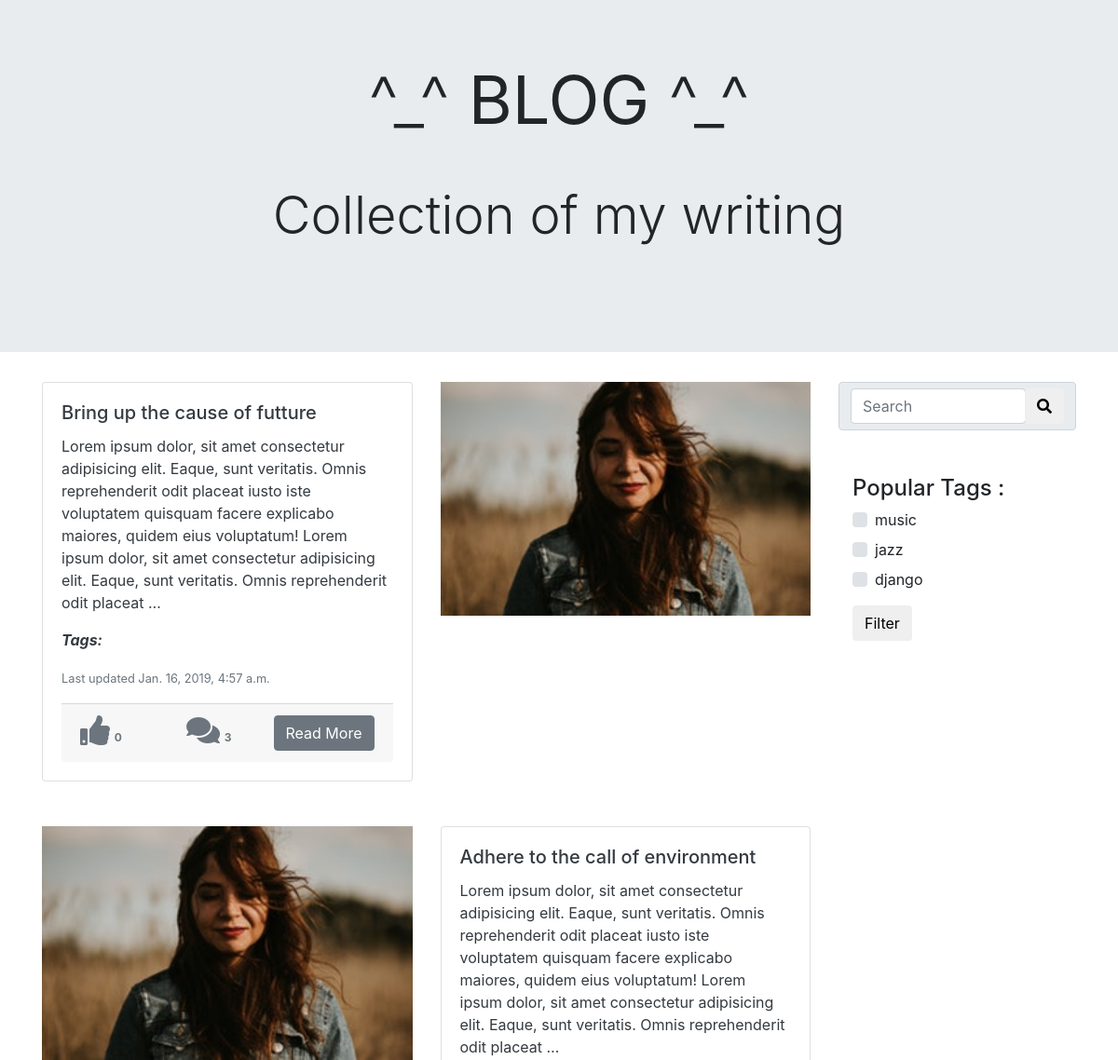
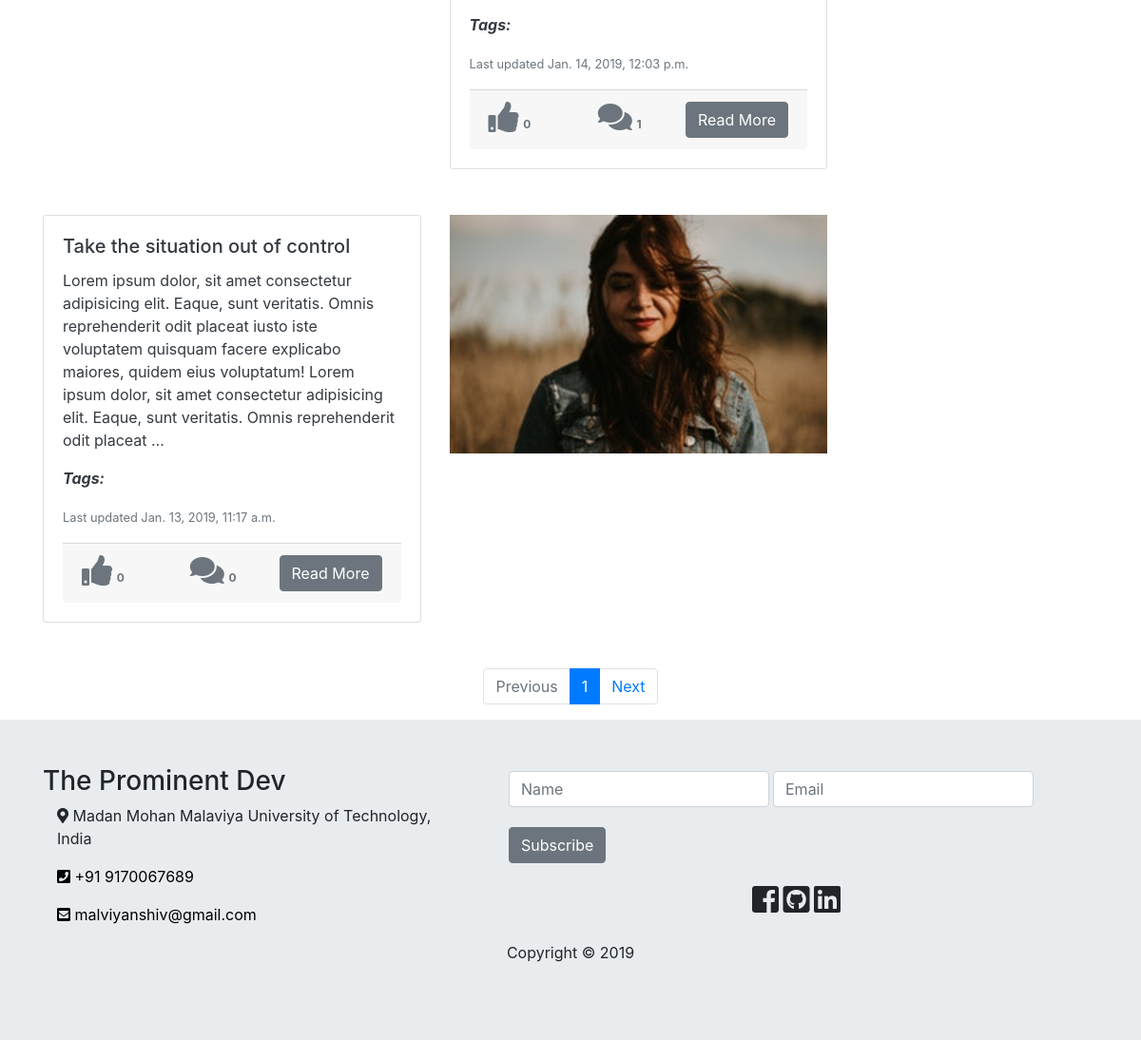
The page /blog/ on the database as committed earlier (2 pictures, top to bottom).
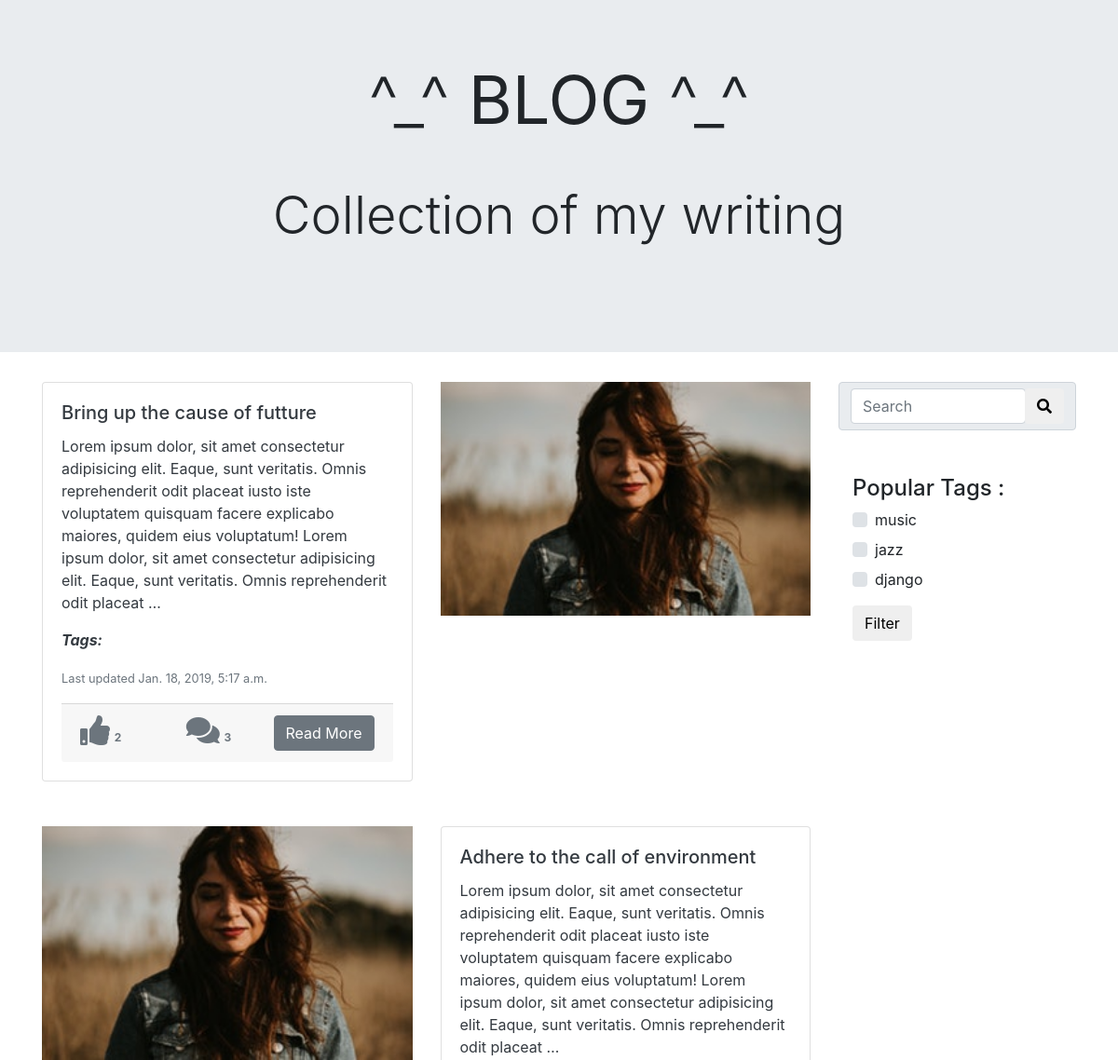
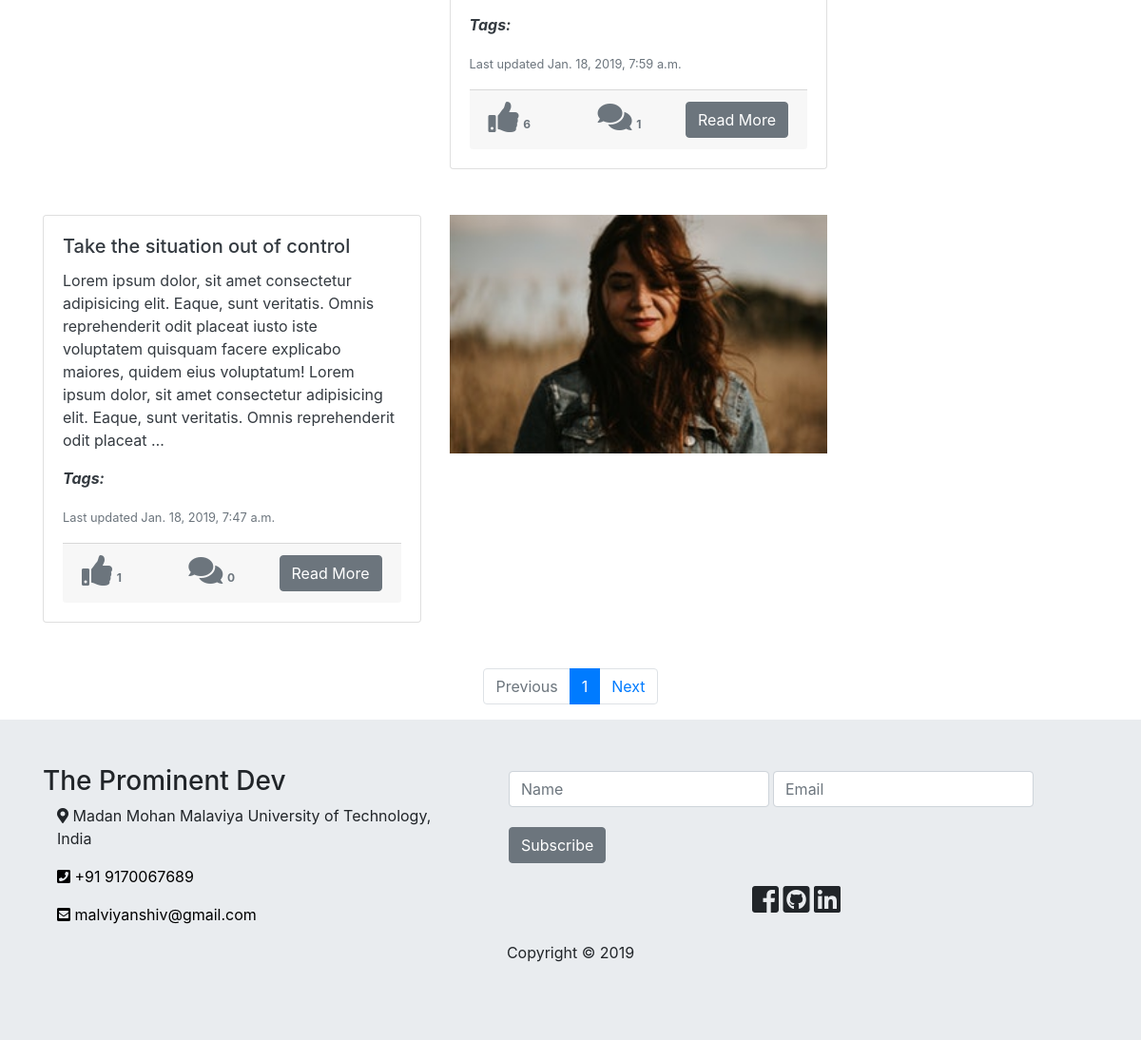
The same page on the database as committed later (2 pictures, top to bottom).
### blog/models.py (models this page shows, shortened)
class Post(models.Model):
    STATUS_CHOICES = (
        ('draft', 'Draft'),
        ('published', 'Published'),
    )
    title = models.CharField(max_length=250)
    slug = models.SlugField(unique_for_date="publish", max_length=250)
    author = models.ForeignKey(User, on_delete=models.CASCADE, related_name='blog_posts')
    body = models.TextField()
    tags = TaggableManager()
    publish = models.DateTimeField(default=timezone.now)
    created = models.DateTimeField(auto_now_add=True)
    updated = models.DateTimeField(auto_now=True)
    status = models.CharField(max_length=10, choices=STATUS_CHOICES, default='draft')
    like_count = models.IntegerField(default=0)
    comment_count = models.IntegerField(default=0)
    objects = models.Manager() # the default manager
    published = PublishedManager() # our custom manager
    class Meta:
        ordering = ('-publish',)
    def get_absolute_url(self):
        return reverse('blog:post_detail',
                        args=[ self.publish.day, self.publish.month, self.publish.year, self.slug])

### blog/views.py (the view)
# urls.py: path("", views.blog_home, name="blog_home"),
def blog_home(requests):
    object_list = Post.published.all()
    tag_list = requests.GET.getlist('tags[]')
    tag_list = Tag.objects.all().filter(slug__in=tag_list)
    tag_list = [a.id for a in tag_list]
    if tag_list:
        object_list = list(set(object_list.filter(tags__in=tag_list)))
    tags = Tag.objects.all()[:10]
    paginator = Paginator(object_list, 3)  # 3 posts in each page
    page = requests.GET.get('page')
    try:
        posts = paginator.page(page)
    except PageNotAnInteger:
        posts = paginator.page(1)
    except EmptyPage:
        posts = paginator.page(paginator.num_pages)
    return render(requests, "blog/index.html", {'posts':posts, 'tags':tags})

### blog/models.py (called while the page is built)
    def get_queryset(self):
        return super(PublishedManager, self).get_queryset().filter(status='published')

### blog/templates/blog/index.html (shortened to what this page needs)
{% load static %}
<!DOCTYPE html>
<html lang="en">
<head>
  <link rel="stylesheet" href="https://use.fontawesome.com/releases/v5.6.3/css/all.css"
 />
  <link rel="stylesheet" href="https://stackpath.bootstrapcdn.com/bootstrap/4.1.3/css/bootstrap.min.css"
 />
  <link rel="stylesheet" href="{% static './css/style.css' %}" />
</head>
<body>
  <div class="jumbotron jumbotron-fluid" id="main-section">
    <div class="container text-center">
      <h1 class="display-3">^_^&nbsp;<strong>BLOG</strong>&nbsp;^_^</h1>
      <p class="lead display-4 d-block my-5">Collection of my writing</p>
    </div>
  </div>
  <div class="container">
    <div class="row">
      <div class="col-lg-9">
          {% for post in posts %}
          <div class="row">
            {% if forloop.counter|divisibleby:2 %}
            <div class="col-lg-6">
              <img src="{% static 'img/card-top-1.jpg' %} " alt="Card Image" class="img-fluid w-100"/>
            </div>
            <div class="col-lg-6">
              <div class="card mb-5">
                <div class="card-body text-dark">
                  <h5 class="card-title">
                    {{ post.title }}
                  </h5>
                  <p class="card-text">
                    {{ post.body | truncatewords:40 }}
                  </p>
                  <p class="card-text">
                    <p><i><b>Tags:</b> {{ post.tags.all|join:", " }} </i></p>
                    <small class="text-muted">Last updated {{ post.updated }}</small>
                  </p>
                  <div class="card-footer text-secondary d-flex justify-content-between">
                    <a class="post-like mr-4" data-value="{{post.get_absolute_url}}/like" href="#"><i class="fas fa-thumbs-up fa-2x"></i><span class="badge">{{ post.like_count }}</span></a>
                    <a href="{{ post.get_absolute_url }}"><i class="fas fa-comments fa-2x"></i><span class="badge">{{ post.comment_count }}</span></a>
                    <a href="{{ post.get_absolute_url }}" class="btn btn-secondary">Read More</a>
                  </div>
                </div>
              </div>
            </div>
            {% else %}
              <div class="col-lg-6 order-1 order-lg-0">
                <div class="card mb-5">
                  <div class="card-body text-dark">
                    <h5 class="card-title">
                      {{ post.title }}
                    </h5>
                    <p class="card-text">
                      {{ post.body | truncatewords:40 }}
                    </p>
                    <p class="card-text">
                      <p><i><b>Tags:</b> {{ post.tags.all|join:", " }} </i></p>
                      <small class="text-muted">Last updated {{ post.updated }}</small>
                    </p>
                    <div class="card-footer text-secondary d-flex justify-content-between">
                      <a class="post-like mr-4" data-value="{{post.get_absolute_url}}/like" href="#"><i class="fas fa-thumbs-up fa-2x"></i><span class="badge">{{ post.like_count }}</span></a>
                      <a href="{{ post.get_absolute_url }}"><i class="fas fa-comments fa-2x"></i><span class="badge">{{post.comment_count }}</span></a>
                      <a href="{{ post.get_absolute_url }}" class="btn btn-secondary">Read More</a>
                    </div>
                  </div>
                </div>
              </div>
              <div class="col-lg-6 order-0 order-lg-1">
                <img src="{% static 'img/card-top-1.jpg' %} " alt="Card Image" class="img-fluid w-100"/>
              </div>
            {% endif %}
        </div>
        {% endfor %}
      </div>
      <div class="col-lg-3 d-none d-lg-block">
       <div class="container">
         <div class="row mb-5">
          <form action="">
           <div class="input-group">
             <div class="input-group-text">
              <input type="text" name="search" id="search" class="form-control" placeholder="Search">
              <div class="input-group-append">
                <button class="btn" type="submit"><i class="fas fa-search"></i></button>
              </div>
            </div>
           </div>
          </form>
         </div>
         <form action="" method="GET">
         <h4>Popular Tags :</h4>
         {% for tag in tags %}
          <div class="custom-control custom-checkbox mb-2">
            <label class="custom-control-label" for="{{ tag.name }}">{{ tag.name }}</label>
          </div>
          {% endfor %}
          <input type="submit" value="Filter" class="btn mt-2">
          </form>
       </div>
      </div>
      </div>
    </div>
  <nav>
    <ul class="pagination justify-content-center">
      <li class="page-item {% if not posts.has_previous %} disabled {% endif %}"><a class="page-link" href="{% if posts.has_previous %}?page={{ posts.previous_page_number }}{% endif %}">Previous</a></li>
      <li class="page-item active"><a class="page-link" href="#">{{ posts.number }}</a></li>
      <li class="page-item {% if not posts.has_next %} disabled {% endif %}"><a class="page-link" href="{% if posts.has_next %}?page={{ posts.next_page_number }}{% endif %}">Next</a></li>
    </ul>
  </nav>
  <section id="footer" class="pt-5 bg-my jumbotron jumbotron-fluid text-black">
    <div class="container">
      <div class="row">
        <div class="col-md-5">
          <h3>The Prominent Dev</h5>
            <div class="container">
              <div class="d-flex">
                <p>
                  <i class="fa fa-map-marker-alt" aria-hidden="true"></i>
                  Madan Mohan Malaviya University of Technology, India
                </p>
              </div>
              <div class="d-flex">
                <a class="footer-link" href="tel:+919170067689">
                  <p>
                    <i class="fa fa-phone-square" aria-hidden="true"></i> +91
                    9170067689
                  </p>
                </a>
              </div>
              <div class="d-flex">
                <a class="footer-link" href="mailto:malviyanshiv@gmail.com?Subject=Call from website">
                  <p>
                    <i class="fa fa-envelope-square" aria-hidden="true"></i>
                    malviyanshiv@gmail.com
                  </p>
                </a>
              </div>
            </div>
        </div>
        <div class="col-md-7 d-flex">
          <div class="container d-flex">
            <div class="row">
              <div class="col-sm-12 d-flex justify-content-center">
                  <div class="form-inline">
                    <input type="text" name="name" id="subscriber-name" class="form-control mr-1 mb-2" placeholder="Name">
                    <input type="Email" name="email" id="subscriber-email" class="form-control mr-1 mb-2" placeholder="Email">
                    <button class="btn btn-secondary" id="subscribe-submit">Subscribe</button>
                  </div>
              </div>
              <div class="col-sm-12 text-center mt-3">
                <i class="fab fa-facebook-square fa-2x"></i>
                <i class="fab fa-github-square fa-2x"></i>
                <i class="fab fa-linkedin fa-2x"></i>
              </div>
            </div>
          </div>
        </div>
      </div>
    </div>
    <p class="d-block text-center">
      Copyright &copy; <span id="year"></span>
    </p>
  </section>
</body>
</html>

### blog/static/css/style.css (style rules this page uses)
body a { text-decoration: none; color: #6c757d; }
#footer a { text-decoration: none; color: black !important; }
#footer { margin-bottom: 0px; }
a.post-like { cursor: pointer; }

Rows that differ between the two databases and show on the page:
changed Post "Bring up the cause of futture": updated "Jan. 16, 2019, 4:57 a.m." → "Jan. 18, 2019, 5:17 a.m."; like_count "0" → "2"
changed Post "Adhere to the call of environment": updated "Jan. 14, 2019, 12:03 p.m." → "Jan. 18, 2019, 7:59 a.m."; like_count "0" → "6"
changed Post "Take the situation out of control": updated "Jan. 13, 2019, 11:17 a.m." → "Jan. 18, 2019, 7:47 a.m."; like_count "0" → "1"
